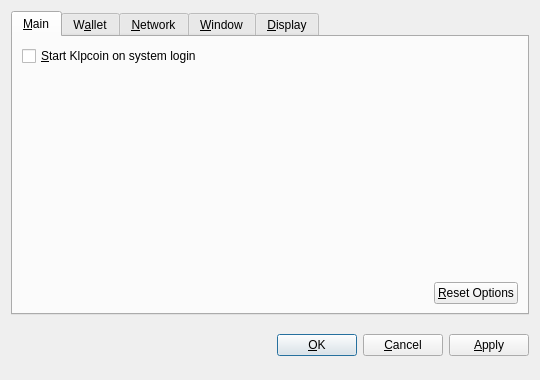
<?xml version="1.0" encoding="UTF-8"?>
<ui version="4.0">
 <class>OptionsDialog</class>
 <widget class="QDialog" name="OptionsDialog">
  <property name="geometry">
   <rect>
    <x>0</x>
    <y>0</y>
    <width>540</width>
    <height>380</height>
   </rect>
  </property>
  <property name="windowTitle">
   <string>Options</string>
  </property>
  <property name="modal">
   <bool>true</bool>
  </property>
  <layout class="QVBoxLayout" name="verticalLayout">
   <item>
    <widget class="QTabWidget" name="tabWidget">
     <property name="tabPosition">
      <enum>QTabWidget::North</enum>
     </property>
     <property name="currentIndex">
      <number>0</number>
     </property>
     <widget class="QWidget" name="tabMain">
      <attribute name="title">
       <string>&amp;Main</string>
      </attribute>
      <layout class="QVBoxLayout" name="verticalLayout_Main">
       <item>
        <widget class="QCheckBox" name="bitcoinAtStartup">
         <property name="toolTip">
          <string>Automatically start Klpcoin after logging in to the system.</string>
         </property>
         <property name="text">
          <string>&amp;Start Klpcoin on system login</string>
         </property>
        </widget>
       </item>
       <item>
        <spacer name="verticalSpacer_Main">
         <property name="orientation">
          <enum>Qt::Vertical</enum>
         </property>
         <property name="sizeHint" stdset="0">
          <size>
           <width>20</width>
           <height>40</height>
          </size>
         </property>
        </spacer>
       </item>
       <item>
        <layout class="QHBoxLayout" name="horizontalLayout_2_Main">
         <item>
          <spacer name="horizontalSpacer_2_Main">
           <property name="orientation">
            <enum>Qt::Horizontal</enum>
           </property>
           <property name="sizeHint" stdset="0">
            <size>
             <width>40</width>
             <height>20</height>
            </size>
           </property>
          </spacer>
         </item>
         <item>
          <widget class="QPushButton" name="resetButton">
           <property name="toolTip">
            <string>Reset all client options to default.</string>
           </property>
           <property name="text">
            <string>&amp;Reset Options</string>
           </property>
           <property name="autoDefault">
            <bool>false</bool>
           </property>
          </widget>
         </item>
        </layout>
       </item>
      </layout>
     </widget>
     <widget class="QWidget" name="tabWallet">
      <attribute name="title">
       <string>W&amp;allet</string>
      </attribute>
      <layout class="QVBoxLayout" name="verticalLayout_Network">
       <item>
        <widget class="QLabel" name="transactionFeeInfoLabel">
         <property name="text">
          <string>Optional transaction fee per kB that helps make sure your transactions are processed quickly. Most transactions are 1 kB.</string>
         </property>
         <property name="textFormat">
          <enum>Qt::PlainText</enum>
         </property>
         <property name="wordWrap">
          <bool>true</bool>
         </property>
        </widget>
       </item>
       <item>
        <layout class="QHBoxLayout" name="horizontalLayout_1_Main">
         <item>
          <widget class="QLabel" name="transactionFeeLabel">
           <property name="text">
            <string>Pay transaction &amp;fee</string>
           </property>
           <property name="textFormat">
            <enum>Qt::PlainText</enum>
           </property>
           <property name="buddy">
            <cstring>transactionFee</cstring>
           </property>
          </widget>
         </item>
         <item>
          <widget class="BitcoinAmountField" name="transactionFee"/>
         </item>
         <item>
          <spacer name="horizontalSpacer_1_Main">
           <property name="orientation">
            <enum>Qt::Horizontal</enum>
           </property>
           <property name="sizeHint" stdset="0">
            <size>
             <width>40</width>
             <height>20</height>
            </size>
           </property>
          </spacer>
         </item>
        </layout>
       </item>
       <item>
        <widget class="QLabel" name="label">
         <property name="text">
          <string>If you disable the spending of unconfirmed change, the change from a transaction cannot be used until that transaction has at least one confirmation. This also affects how your balance is computed.</string>
         </property>
         <property name="wordWrap">
          <bool>true</bool>
         </property>
        </widget>
       </item>
       <item>
        <widget class="QCheckBox" name="spendZeroConfChange">
         <property name="text">
          <string>Spend unconfirmed change  (experts only)</string>
         </property>
        </widget>
       </item>
       <item>
        <spacer name="verticalSpacer">
         <property name="orientation">
          <enum>Qt::Vertical</enum>
         </property>
         <property name="sizeHint" stdset="0">
          <size>
           <width>20</width>
           <height>40</height>
          </size>
         </property>
        </spacer>
       </item>
      </layout>
     </widget>
     <widget class="QWidget" name="tabNetwork">
      <attribute name="title">
       <string>&amp;Network</string>
      </attribute>
      <layout class="QVBoxLayout" name="verticalLayout_Network">
       <item>
        <widget class="QCheckBox" name="mapPortUpnp">
         <property name="toolTip">
          <string>Automatically open the Klpcoin client port on the router. This only works when your router supports UPnP and it is enabled.</string>
         </property>
         <property name="text">
          <string>Map port using &amp;UPnP</string>
         </property>
        </widget>
       </item>
       <item>
        <widget class="QCheckBox" name="connectSocks">
         <property name="toolTip">
          <string>Connect to the Klpcoin network through a SOCKS proxy (e.g. when connecting through Tor).</string>
         </property>
         <property name="text">
          <string>&amp;Connect through SOCKS proxy:</string>
         </property>
        </widget>
       </item>
       <item>
        <layout class="QHBoxLayout" name="horizontalLayout_Network">
         <item>
          <widget class="QLabel" name="proxyIpLabel">
           <property name="text">
            <string>Proxy &amp;IP:</string>
           </property>
           <property name="textFormat">
            <enum>Qt::PlainText</enum>
           </property>
           <property name="buddy">
            <cstring>proxyIp</cstring>
           </property>
          </widget>
         </item>
         <item>
          <widget class="QValidatedLineEdit" name="proxyIp">
           <property name="maximumSize">
            <size>
             <width>140</width>
             <height>16777215</height>
            </size>
           </property>
           <property name="toolTip">
            <string>IP address of the proxy (e.g. 127.0.0.1)</string>
           </property>
          </widget>
         </item>
         <item>
          <widget class="QLabel" name="proxyPortLabel">
           <property name="text">
            <string>&amp;Port:</string>
           </property>
           <property name="textFormat">
            <enum>Qt::PlainText</enum>
           </property>
           <property name="buddy">
            <cstring>proxyPort</cstring>
           </property>
          </widget>
         </item>
         <item>
          <widget class="QLineEdit" name="proxyPort">
           <property name="maximumSize">
            <size>
             <width>55</width>
             <height>16777215</height>
            </size>
           </property>
           <property name="toolTip">
            <string>Port of the proxy (e.g. 9050)</string>
           </property>
          </widget>
         </item>
         <item>
          <widget class="QLabel" name="socksVersionLabel">
           <property name="text">
            <string>SOCKS &amp;Version:</string>
           </property>
           <property name="textFormat">
            <enum>Qt::PlainText</enum>
           </property>
           <property name="buddy">
            <cstring>socksVersion</cstring>
           </property>
          </widget>
         </item>
         <item>
          <widget class="QValueComboBox" name="socksVersion">
           <property name="toolTip">
            <string>SOCKS version of the proxy (e.g. 5)</string>
           </property>
          </widget>
         </item>
         <item>
          <spacer name="horizontalSpacer_Network">
           <property name="orientation">
            <enum>Qt::Horizontal</enum>
           </property>
           <property name="sizeHint" stdset="0">
            <size>
             <width>40</width>
             <height>20</height>
            </size>
           </property>
          </spacer>
         </item>
        </layout>
       </item>
       <item>
        <spacer name="verticalSpacer_Network">
         <property name="orientation">
          <enum>Qt::Vertical</enum>
         </property>
         <property name="sizeHint" stdset="0">
          <size>
           <width>20</width>
           <height>40</height>
          </size>
         </property>
        </spacer>
       </item>
      </layout>
     </widget>
     <widget class="QWidget" name="tabWindow">
      <attribute name="title">
       <string>&amp;Window</string>
      </attribute>
      <layout class="QVBoxLayout" name="verticalLayout_Window">
       <item>
        <widget class="QCheckBox" name="minimizeToTray">
         <property name="toolTip">
          <string>Show only a tray icon after minimizing the window.</string>
         </property>
         <property name="text">
          <string>&amp;Minimize to the tray instead of the taskbar</string>
         </property>
        </widget>
       </item>
       <item>
        <widget class="QCheckBox" name="minimizeOnClose">
         <property name="toolTip">
          <string>Minimize instead of exit the application when the window is closed. When this option is enabled, the application will be closed only after selecting Quit in the menu.</string>
         </property>
         <property name="text">
          <string>M&amp;inimize on close</string>
         </property>
        </widget>
       </item>
       <item>
        <spacer name="verticalSpacer_Window">
         <property name="orientation">
          <enum>Qt::Vertical</enum>
         </property>
         <property name="sizeHint" stdset="0">
          <size>
           <width>20</width>
           <height>40</height>
          </size>
         </property>
        </spacer>
       </item>
      </layout>
     </widget>
     <widget class="QWidget" name="tabDisplay">
      <attribute name="title">
       <string>&amp;Display</string>
      </attribute>
      <layout class="QVBoxLayout" name="verticalLayout_Display">
       <item>
        <layout class="QHBoxLayout" name="horizontalLayout_1_Display">
         <item>
          <widget class="QLabel" name="langLabel">
           <property name="text">
            <string>User Interface &amp;language:</string>
           </property>
           <property name="textFormat">
            <enum>Qt::PlainText</enum>
           </property>
           <property name="buddy">
            <cstring>lang</cstring>
           </property>
          </widget>
         </item>
         <item>
          <widget class="QValueComboBox" name="lang">
           <property name="toolTip">
            <string>The user interface language can be set here. This setting will take effect after restarting Klpcoin.</string>
           </property>
          </widget>
         </item>
        </layout>
       </item>
       <item>
        <layout class="QHBoxLayout" name="horizontalLayout_2_Display">
         <item>
          <widget class="QLabel" name="unitLabel">
           <property name="text">
            <string>&amp;Unit to show amounts in:</string>
           </property>
           <property name="textFormat">
            <enum>Qt::PlainText</enum>
           </property>
           <property name="buddy">
            <cstring>unit</cstring>
           </property>
          </widget>
         </item>
         <item>
          <widget class="QValueComboBox" name="unit">
           <property name="toolTip">
            <string>Choose the default subdivision unit to show in the interface and when sending coins.</string>
           </property>
          </widget>
         </item>
        </layout>
       </item>
       <item>
        <widget class="QCheckBox" name="displayAddresses">
         <property name="toolTip">
          <string>Whether to show Klpcoin addresses in the transaction list or not.</string>
         </property>
         <property name="text">
          <string>&amp;Display addresses in transaction list</string>
         </property>
        </widget>
       </item>
       <item>
        <widget class="QCheckBox" name="coinControlFeatures">
         <property name="toolTip">
          <string>Whether to show coin control features or not.</string>
         </property>
         <property name="text">
          <string>Display coin &amp;control features (experts only!)</string>
         </property>
        </widget>
       </item>
       <item>
        <spacer name="verticalSpacer_Display">
         <property name="orientation">
          <enum>Qt::Vertical</enum>
         </property>
         <property name="sizeHint" stdset="0">
          <size>
           <width>20</width>
           <height>40</height>
          </size>
         </property>
        </spacer>
       </item>
      </layout>
     </widget>
    </widget>
   </item>
   <item>
    <layout class="QHBoxLayout" name="horizontalLayout_Buttons">
     <item>
      <spacer name="horizontalSpacer_1">
       <property name="orientation">
        <enum>Qt::Horizontal</enum>
       </property>
       <property name="sizeHint" stdset="0">
        <size>
         <width>40</width>
         <height>48</height>
        </size>
       </property>
      </spacer>
     </item>
     <item>
      <widget class="QLabel" name="statusLabel">
       <property name="font">
        <font>
         <weight>75</weight>
         <bold>true</bold>
        </font>
       </property>
       <property name="text">
        <string/>
       </property>
       <property name="textFormat">
        <enum>Qt::PlainText</enum>
       </property>
       <property name="wordWrap">
        <bool>true</bool>
       </property>
      </widget>
     </item>
     <item>
      <spacer name="horizontalSpacer_2">
       <property name="orientation">
        <enum>Qt::Horizontal</enum>
       </property>
       <property name="sizeHint" stdset="0">
        <size>
         <width>40</width>
         <height>48</height>
        </size>
       </property>
      </spacer>
     </item>
     <item>
      <widget class="QPushButton" name="okButton">
       <property name="text">
        <string>&amp;OK</string>
       </property>
      </widget>
     </item>
     <item>
      <widget class="QPushButton" name="cancelButton">
       <property name="text">
        <string>&amp;Cancel</string>
       </property>
       <property name="autoDefault">
        <bool>false</bool>
       </property>
      </widget>
     </item>
     <item>
      <widget class="QPushButton" name="applyButton">
       <property name="text">
        <string>&amp;Apply</string>
       </property>
       <property name="autoDefault">
        <bool>false</bool>
       </property>
      </widget>
     </item>
    </layout>
   </item>
  </layout>
 </widget>
 <customwidgets>
  <customwidget>
   <class>BitcoinAmountField</class>
   <extends>QSpinBox</extends>
   <header>bitcoinamountfield.h</header>
  </customwidget>
  <customwidget>
   <class>QValueComboBox</class>
   <extends>QComboBox</extends>
   <header>qvaluecombobox.h</header>
  </customwidget>
  <customwidget>
   <class>QValidatedLineEdit</class>
   <extends>QLineEdit</extends>
   <header>qvalidatedlineedit.h</header>
  </customwidget>
 </customwidgets>
 <resources/>
 <connections/>
</ui>
